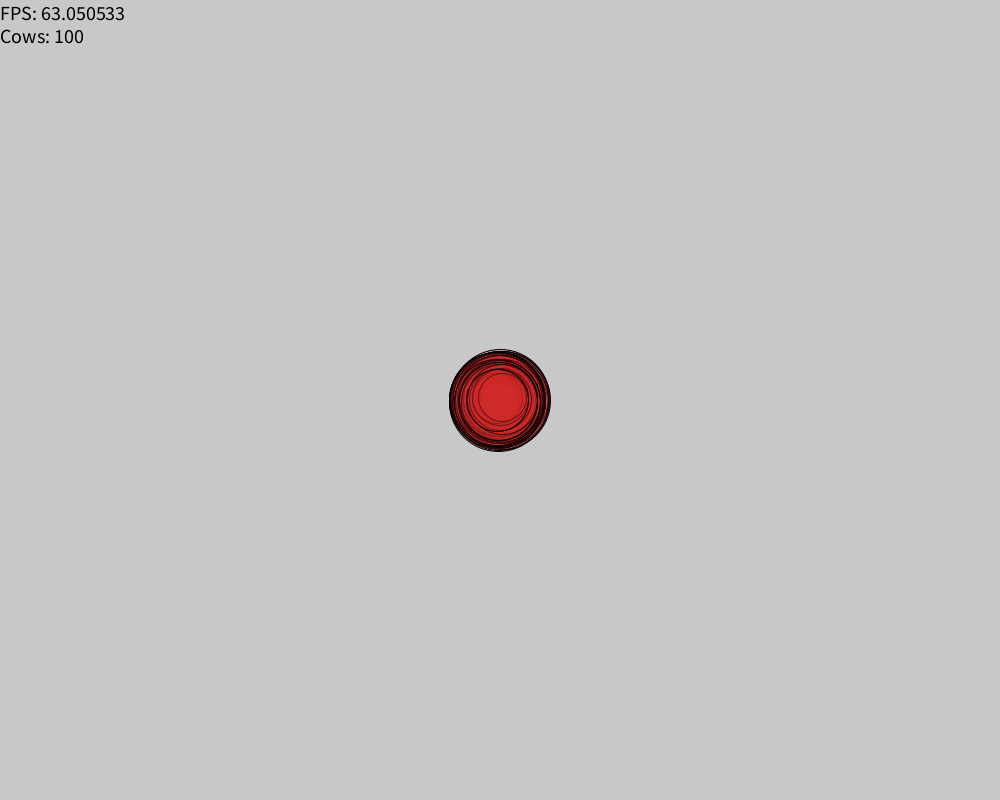
Frame 1 (no input)
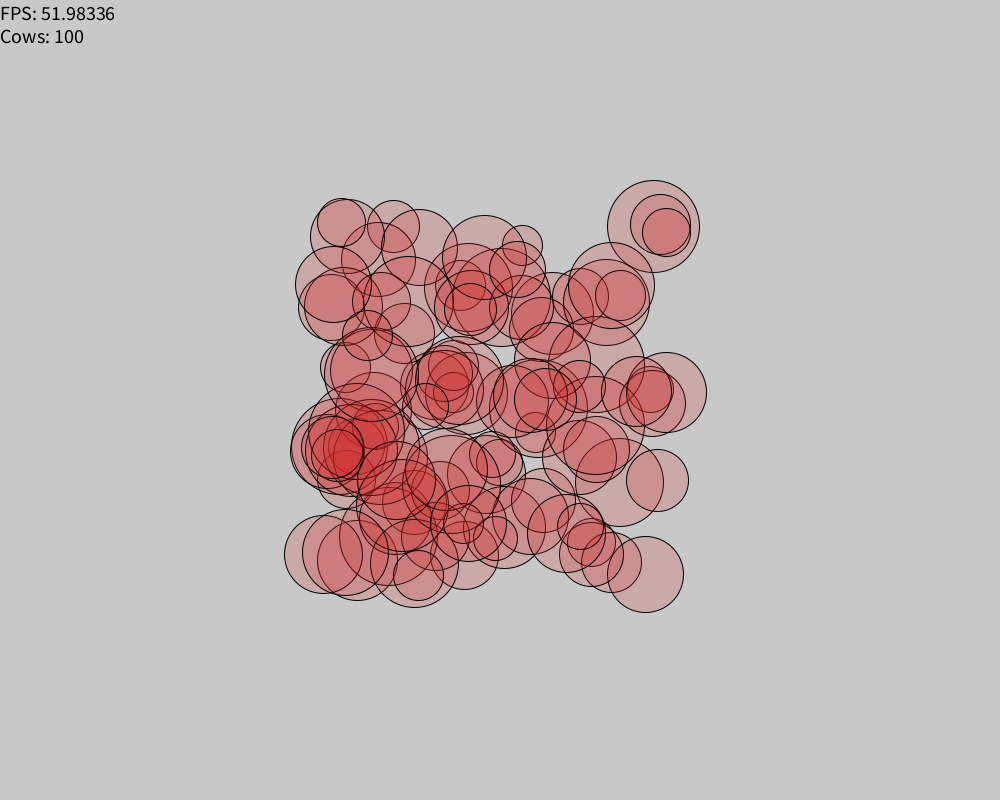
Frame 60 (the mouse pressed at the canvas centre just before this capture)
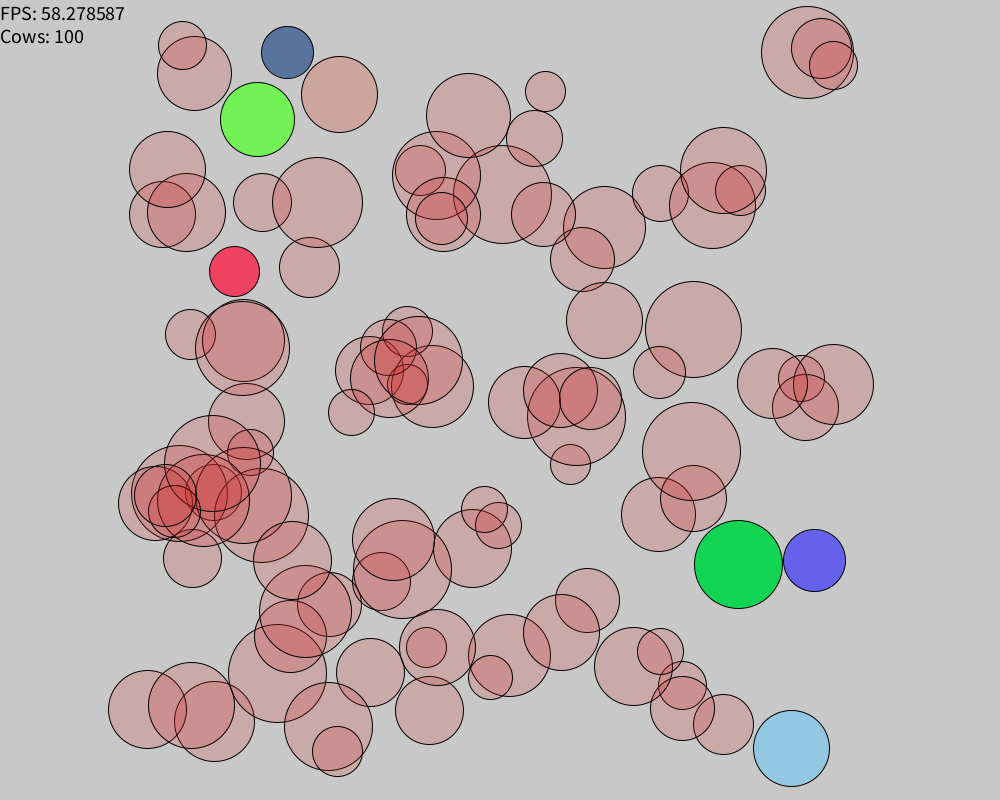
Frame 120 (the mouse held since frame 60 and released just before this capture)

The Processing sketch that drew these frames (run headless with seeded random() and noise(); from frame 60 on, the mouse is pressed at the canvas centre):

// Processing sketch: CowDemo
// ── CowDemo.pde
ArrayList<Cow> particles;
void setup() {
  size(1000, 800);
  particles = new ArrayList<Cow>();
  for (int i = 0; i < 100; i++)
    particles.add(new Cow());
}

void draw() {
  background(200);
  for (Cow c: particles) {
    int collisions = 0;
    for (Cow b: particles) {
      if (b!=c && touching(b, c) ) {
        collisions++;
      }
    }
      c.colliding = collisions > 0;
  }
  for (Cow c : particles) {
    c.move();
    c.display();
  }
  fill(0);
  textSize(20);
  text("FPS: "+frameRate+"\nCows: "+particles.size(),0,20);
}

void mousePressed() {
   //Read about mouseClicked()/mousePressed() and related methods in the documentation.
   //Right click: add a cow at the mouse location.
   if (mousePressed && mouseButton == RIGHT) {
     Cow moo = new Cow();
     moo.x = (float) mouseX;
     moo.y = (float) mouseY;
     particles.add(moo);
   }
   //Left click: call the click of each cow 
   if (mousePressed && mouseButton == LEFT) {
     for (Cow a: particles) {
       a.click();
     }
   }
}

void keyPressed() {
  if (keyCode == 32) {
    particles.clear();
  }
  //println(keyCode);
}

boolean touching(Cow a, Cow b) {
  return dist(a.x, a.y, b.x, b.y) <= a.radius+b.radius;
}

// ── Cow.pde
public class Cow {
  float x, y, dx, dy, radius;
  color c;
  boolean colliding, selected;

  Cow(float rad, float x, float y, float dx, float dy) {
    radius = rad;
    this.x = x;
    this.y = y;
    this.dx = (int)(dx*100)/100.0;
    this.dy = (int)(dy*100)/100.0;
    c = color(random(255),random(255),random(255));

  }
  Cow() {
    this(20+(int)(Math.random()*30), width/2, height/2, 
    random(6)-3,
    random(6)-3);
  }
  
  void move() {
    x += dx;
    y += dy;
    if (x >= width - radius || x <= radius) dx *= -1;
    if (y >= height - radius || y <= radius) dy *= -1;
  }
  void display() {
    stroke(0);
    if (colliding) {
      fill(211, 41, 41, 50);
    }
    else {
      fill(c);
    }
    ellipse(x, y, radius*2, radius*2);
    if (selected) {
      //eyes
      float dyEye, dxEye;
      dxEye = 0.5 * radius;
      dyEye = 0.5 * radius;
      fill(255);
      ellipse(x-dxEye, y-dyEye, radius/4, radius/4);
      ellipse(x+dxEye, y-dyEye, radius/4, radius/4);
      fill(0);
      ellipse(x-dxEye, y-dyEye, radius/10, radius/10);
      ellipse(x+dxEye, y-dyEye, radius/10, radius/10);
      //mouth
      fill(255);
      arc(x, y, radius, radius, PI/8, PI-PI/8, CHORD);
      stroke(255);
      line(x+radius*sqrt(2)/2, y-radius*sqrt(2)/2, x+radius+2, y-radius+2);
      text("dy: " + dy + "\ndx: " + dx, x+radius+2, y-radius+2);
    }
  }

  void click(){
    if (dist((float)mouseX, (float)mouseY, x, y)<= radius) {
      selected = !selected;
    }
    
  }
}
